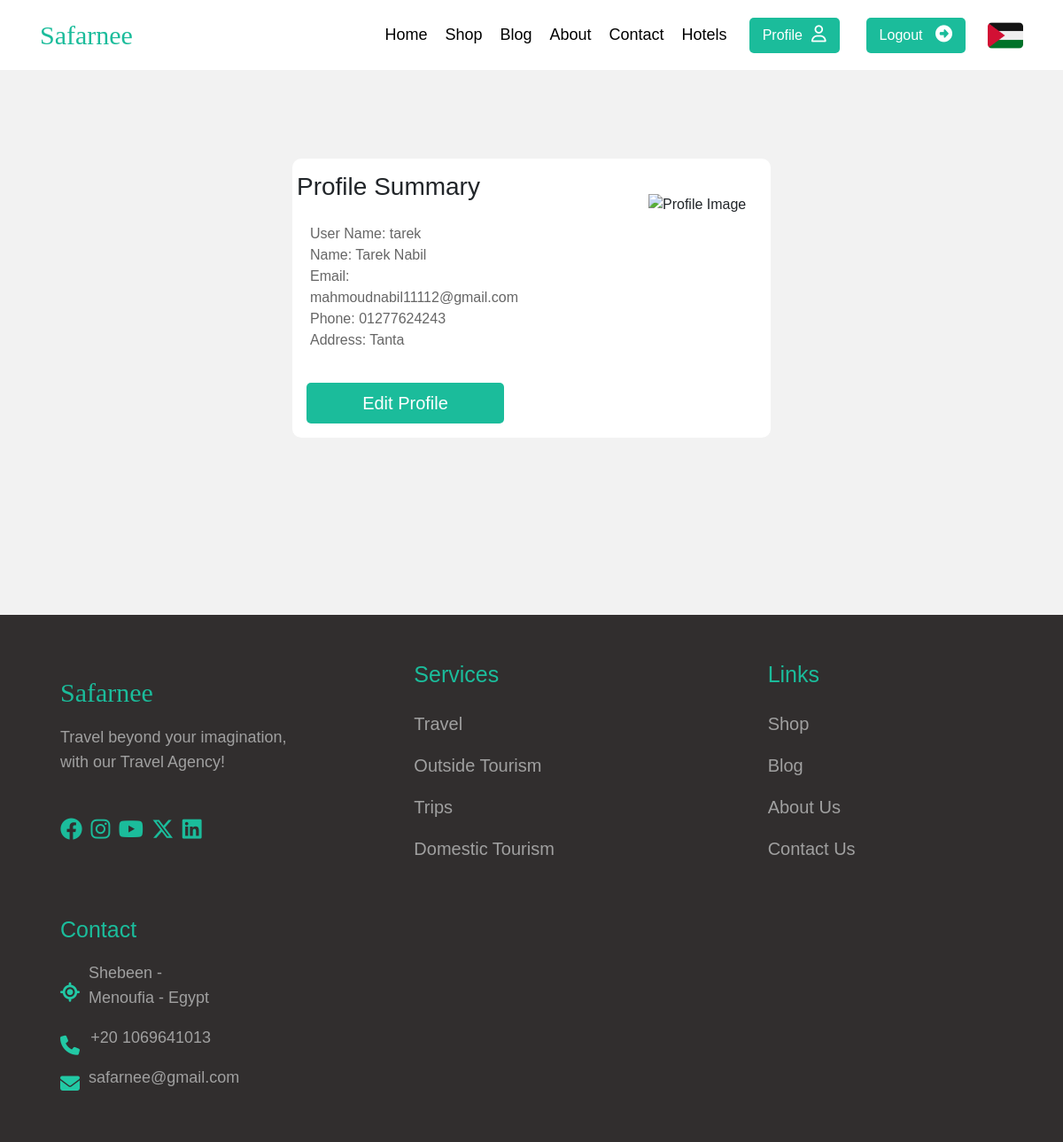
Page /accounts/profile/ (signed in) on the earlier database version.
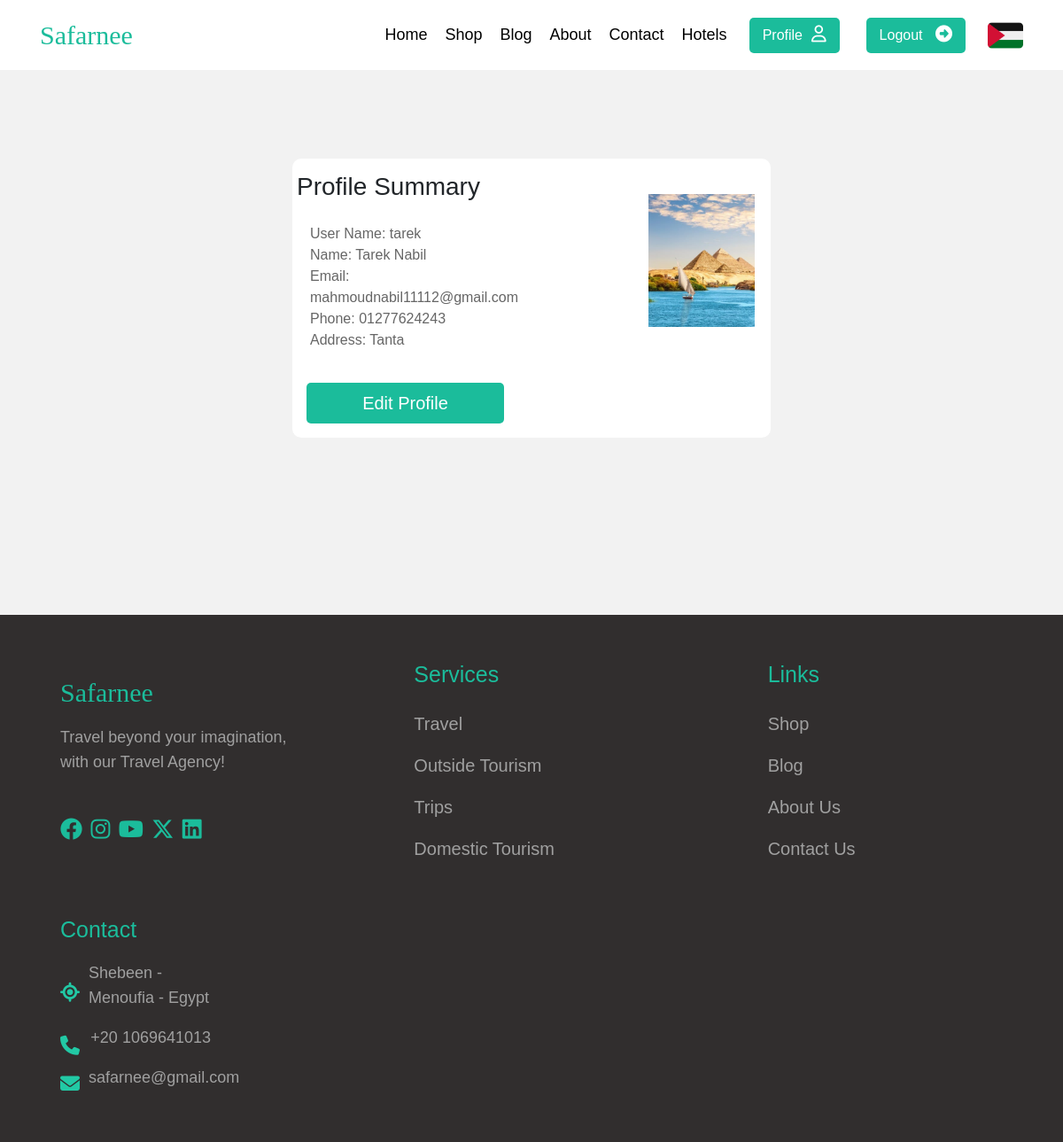
Same page on the later database version.
### accounts/models.py (models this page shows)
class Profile(models.Model):
    user=models.OneToOneField(User, on_delete=models.CASCADE)
    city= models.ForeignKey('City', on_delete=models.CASCADE,blank=True,null=True)
    phone_number=models.CharField(max_length=15)
    image=models.ImageField(upload_to="profile/",null=True,blank=True)
    address = models.CharField(max_length=100)  # Add the address field
    def __str__(self):
        return str(self.user)

class City(models.Model):
    name= models.CharField( max_length=50)
    def __str__(self):
        return str(self.name)

### accounts/views.py (the view)
# urls.py: path('profile/',views.profile,name='profile'),
def profile(request):
    profile=Profile.objects.get(user=request.user)
    return render(request,'accounts/profile.html',{'profile':profile})

### accounts/templates/accounts/profile.html
{% extends 'base.html' %}
{% load static %}
{% block add %}
<link rel="stylesheet" href="{% static 'CSS/shop.css' %}">
{% endblock add %}
{% block content %}
<div class="travel mx-auto" id="travel">
  <div class="container">
    <div class="row justify-content-center">
      <div class="col-md-6">
        <div class="box">
          <div class="package box-1">
            <div class="row">
              <div class="col-md-6 order-md-2">
                {% if profile.image %}
                <img src="{{ profile.image.url }}" alt="Profile Image" class="img-fluid" style="width: 120px; height: 150px; float: right; margin-right: 18px; margin-top: 40px; object-fit: cover;">
                {% else %}
                <img src="https://i.pinimg.com/originals/58/51/2e/58512eb4e598b5ea4e2414e3c115bef9.jpg" alt="Profile Image" style="width: 120px; height: 150px; float: right; margin-right: 18px; margin-top: 40px; object-fit: cover;">
                {% endif %}
                   </div>
              <div class="col-md-6 order-md-1">
                <h3 class="mb-4" style="margin-top: 15px; margin-left: 5px;">Profile Summary</h3>
                <div class="text" style=" color: #666; margin-top: 15px;">
                  <ul>
                    <li>User Name: <span>{{ profile }}</span></li>
                    <li>Name: <span>{{ profile.user.first_name }} {{ profile.user.last_name }}</span></li>
                    <li>Email: <span>{{ profile.user.email }}</span></li>
                    <li>Phone: <span>{{ profile.phone_number }}</span></li>
                    <li>Address: <span>{{ profile.city }}</span></li>
                  </ul>
                </div>
                <div class="p-3">
                  <a class="btn btn-primary btn-lg btn-block" href="{% url 'accounts:profile_edit' %}">Edit Profile</a>
                </div>
              </div>
            </div>
          </div>
        </div>
      </div>
    </div>
  </div>
</div>
{% endblock content %}

Differences in the rows shown:
changed Profile "tarek": image: picture added
